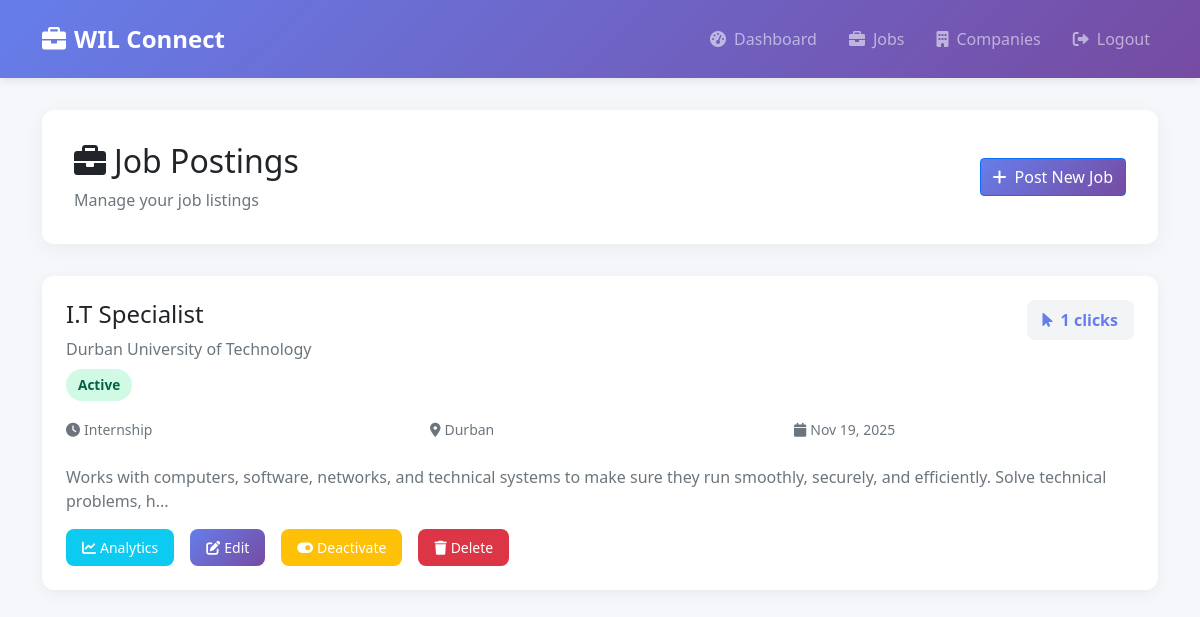
Before: /employer/jobs (signed in) with the older database file.
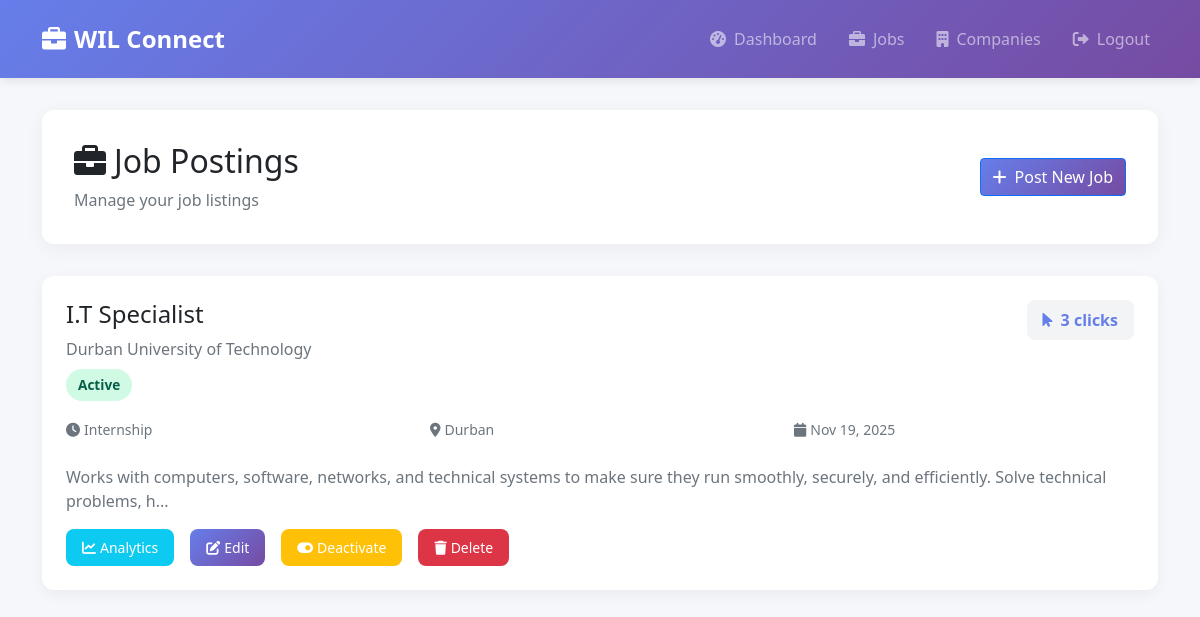
After: the same page with the newer database file.
### app.py (models this page shows)
class JobPosting(db.Model):
    id = db.Column(db.Integer, primary_key=True)
    employer_id = db.Column(db.Integer, db.ForeignKey('user.id'), nullable=False)
    company_name = db.Column(db.String(100), nullable=False)
    job_title = db.Column(db.String(200), nullable=False)
    job_description = db.Column(db.Text, nullable=False)
    job_type = db.Column(db.String(50))
    location = db.Column(db.String(100))
    salary_range = db.Column(db.String(100))
    requirements = db.Column(db.Text)
    application_link = db.Column(db.String(500), nullable=True)
    posted_date = db.Column(db.DateTime, default=db.func.current_timestamp())
    is_active = db.Column(db.Boolean, default=True)
    click_count = db.Column(db.Integer, default=0)

### app.py (the view)
    @app.route('/employer/jobs')
    @login_required
    def employer_jobs():
        if current_user.role != 'employer':
            flash('Access denied. Employers only.', 'danger')
            return redirect(url_for('login'))
        jobs = JobPosting.query.filter_by(employer_id=current_user.id).order_by(JobPosting.posted_date.desc()).all()
        return render_template('employer/jobs.html', jobs=jobs)

### templates/employer/jobs.html (shortened to what the changed rows need)
<!DOCTYPE html>
<html lang="en">
<head>
    <link href="https://cdn.jsdelivr.net/npm/bootstrap@5.1.3/dist/css/bootstrap.min.css" rel="stylesheet">
    <link href="https://cdnjs.cloudflare.com/ajax/libs/font-awesome/6.0.0/css/all.min.css" rel="stylesheet">
</head>
<body>
    <div class="container">
        <div class="page-header">
            <div class="d-flex justify-content-between align-items-center">
                <div>
                    <h2><i class="fas fa-briefcase me-2"></i>Job Postings</h2>
                </div>
            </div>
        </div>
        {% if jobs %}
            {% for job in jobs %}
            <div class="job-card">
                <div class="d-flex justify-content-between align-items-start mb-3">
                    <div>
                        <h4>{{ job.job_title }}</h4>
                        <p class="text-muted mb-2">{{ job.company_name }}</p>
                        <span class="job-status {{ 'active' if job.is_active else 'inactive' }}">
                            {{ 'Active' if job.is_active else 'Inactive' }}
                        </span>
                    </div>
                    <div class="stats-badge">
                        <i class="fas fa-mouse-pointer me-2"></i>{{ job.click_count }} clicks
                    </div>
                </div>
                <div class="mb-3">
                    <div class="row">
                        <div class="col-md-4 mb-2">
                            <small class="text-muted"><i class="fas fa-clock me-1"></i>{{ job.job_type or 'N/A' }}</small>
                        </div>
                        <div class="col-md-4 mb-2">
                            <small class="text-muted"><i class="fas fa-map-marker-alt me-1"></i>{{ job.location or 'N/A' }}</small>
                        </div>
                        <div class="col-md-4 mb-2">
                            <small class="text-muted"><i class="fas fa-calendar me-1"></i>{{ job.posted_date.strftime('%b %d, %Y') }}</small>
                        </div>
                    </div>
                </div>
                <p class="text-muted">{{ job.job_description[:150] }}{% if job.job_description|length > 150 %}...{% endif %}</p>
                <div class="d-flex flex-wrap gap-2">
                    <a href="{{ url_for('employer_job_analytics', job_id=job.id) }}" class="btn btn-info btn-sm action-btn text-white">
                        <i class="fas fa-chart-line me-1"></i>Analytics
                    </a>
                    <a href="{{ url_for('employer_edit_job', job_id=job.id) }}" class="btn btn-primary btn-sm action-btn">
                        <i class="fas fa-edit me-1"></i>Edit
                    </a>
                    <form action="{{ url_for('employer_toggle_job', job_id=job.id) }}" method="post" style="display:inline;">
                        <button type="submit" class="btn btn-warning btn-sm action-btn text-white">
                            <i class="fas fa-toggle-on me-1"></i>{{ 'Deactivate' if job.is_active else 'Activate' }}
                        </button>
                    </form>
                    <form action="{{ url_for('employer_delete_job', job_id=job.id) }}" method="post" style="display:inline;"
                          onsubmit="return confirm('Are you sure you want to delete this job? This action cannot be undone.');">
                        <button type="submit" class="btn btn-danger btn-sm action-btn">
                            <i class="fas fa-trash me-1"></i>Delete
                        </button>
                    </form>
                </div>
            </div>
            {% endfor %}
        {% endif %}
    </div>
</body>
</html>

Changed rows visible on the page:
changed JobPosting "I.T Specialist": click_count "1" → "3"
